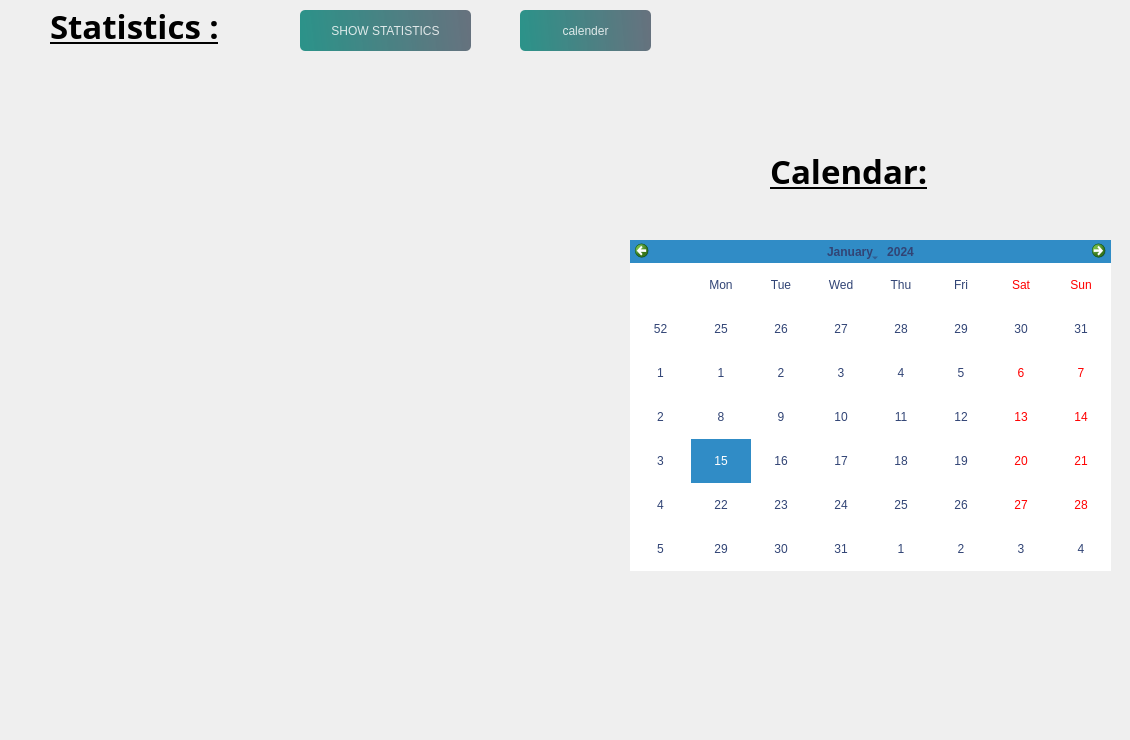
            <widget class="QWidget" name="page">
             <widget class="QLabel" name="label_79">
              <property name="geometry">
               <rect>
                <x>50</x>
                <y>0</y>
                <width>241</width>
                <height>51</height>
               </rect>
              </property>
              <property name="font">
               <font>
                <family>Segoe UI Variable Display Semib</family>
                <pointsize>25</pointsize>
                <italic>false</italic>
                <bold>true</bold>
                <underline>true</underline>
               </font>
              </property>
              <property name="text">
               <string>Statistics :</string>
              </property>
             </widget>
             <widget class="QWidget" name="statistics" native="true">
              <property name="geometry">
               <rect>
                <x>0</x>
                <y>60</y>
                <width>1121</width>
                <height>671</height>
               </rect>
              </property>
              <widget class="QFrame" name="frameStatistics">
               <property name="geometry">
                <rect>
                 <x>10</x>
                 <y>10</y>
                 <width>611</width>
                 <height>641</height>
                </rect>
               </property>
               <property name="frameShape">
                <enum>QFrame::NoFrame</enum>
               </property>
              </widget>
              <widget class="QCalendarWidget" name="calendarWidget">
               <property name="geometry">
                <rect>
                 <x>630</x>
                 <y>180</y>
                 <width>481</width>
                 <height>331</height>
                </rect>
               </property>
               <property name="styleSheet">
                <string notr="true">color: rgb(49, 68, 117);
alternate-background-color: rgb(255, 255, 255);
font: 700 12pt &quot;Agency FB&quot;;</string>
               </property>
              </widget>
              <widget class="QLabel" name="label_80">
               <property name="geometry">
                <rect>
                 <x>770</x>
                 <y>90</y>
                 <width>211</width>
                 <height>41</height>
                </rect>
               </property>
               <property name="font">
                <font>
                 <family>Segoe UI Variable Display Semib</family>
                 <pointsize>25</pointsize>
                 <italic>false</italic>
                 <bold>true</bold>
                 <underline>true</underline>
                </font>
               </property>
               <property name="text">
                <string>Calendar:</string>
               </property>
              </widget>
             </widget>
             <widget class="QPushButton" name="showCalendarButton">
              <property name="geometry">
               <rect>
                <x>520</x>
                <y>10</y>
                <width>131</width>
                <height>41</height>
               </rect>
              </property>
              <property name="styleSheet">
               <string notr="true">
#pushButton_21{
color: rgb(0, 0, 0);
}
QPushButton, #pushButton_21{
	background-color: qlineargradient(spread:pad, x1:0, y1:0.505682, x2:1, y2:0.477, stop:0 rgba(11, 131, 120, 219), stop:1 rgba(85, 98, 112, 226));
	color:rgba(255, 255, 255, 210);
	border-radius:5px;
}

QPushButton#pushButton_21:hover{
	background-color: qlineargradient(spread:pad, x1:0, y1:0.505682, x2:1, y2:0.477, stop:0 rgba(150, 123, 111, 219), stop:1 rgba(85, 81, 84, 226));
}

QPushButton#pushButton_21:pressed{
	padding-left:5px;
	padding-top:5px;
	background-color:rgba(150, 123, 111, 255);
}
</string>
              </property>
              <property name="text">
               <string>calender</string>
              </property>
             </widget>
             <widget class="QPushButton" name="pushButton_statistics">
              <property name="geometry">
               <rect>
                <x>300</x>
                <y>10</y>
                <width>171</width>
                <height>41</height>
               </rect>
              </property>
              <property name="styleSheet">
               <string notr="true">
#pushButton_21{
color: rgb(0, 0, 0);
}
QPushButton, #pushButton_21{
	background-color: qlineargradient(spread:pad, x1:0, y1:0.505682, x2:1, y2:0.477, stop:0 rgba(11, 131, 120, 219), stop:1 rgba(85, 98, 112, 226));
	color:rgba(255, 255, 255, 210);
	border-radius:5px;
}

QPushButton#pushButton_21:hover{
	background-color: qlineargradient(spread:pad, x1:0, y1:0.505682, x2:1, y2:0.477, stop:0 rgba(150, 123, 111, 219), stop:1 rgba(85, 81, 84, 226));
}

QPushButton#pushButton_21:pressed{
	padding-left:5px;
	padding-top:5px;
	background-color:rgba(150, 123, 111, 255);
}
</string>
              </property>
              <property name="text">
               <string>SHOW STATISTICS</string>
              </property>
             </widget>
            </widget>
